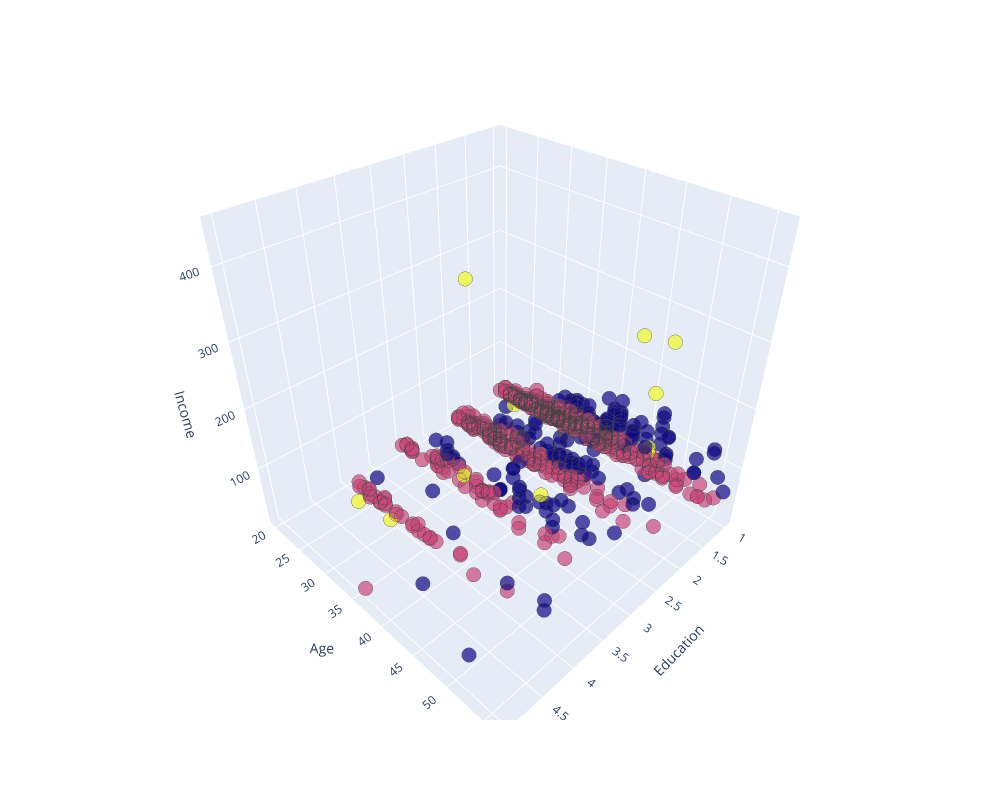

Here is the notebook cell this chart was saved with:
### Markdown cell above
We can also see this distribution in 3 dimensions for better understanding. Here, the education parameter will represent the third axis instead of the marker size.

### Code cell
# Create interactive 3D scatter plot
fig = px.scatter_3d(X, x=1, y=0, z=3, opacity=0.7, color=labels.astype(float))

fig.update_traces(marker=dict(size=5, line=dict(width=.25)), showlegend=False)
fig.update_layout(coloraxis_showscale=False, width=1000, height=800, scene=dict(
        xaxis=dict(title='Education'),
        yaxis=dict(title='Age'),
        zaxis=dict(title='Income')
    ))  # Remove color bar, resize plot

fig.show()

### Figure 1 — Plotly figure (JSON) as saved in the notebook; plotly's stock layout.template omitted (floating-point values rounded to 4 significant figures; data arrays with more than 128 entries replaced by an {"elided": "..."} marker saying what was removed)
{"data": [{"hovertemplate": "1=%{x}<br>0=%{y}<br>3=%{z}<br>color=%{marker.color}<extra></extra>", "legendgroup": "", "marker": {"color": {"elided": "700 int values"}, "coloraxis": "coloraxis", "line": {"width": 0.25}, "opacity": 0.7, "size": 5, "symbol": "circle"}, "mode": "markers", "name": "", "scene": "scene", "showlegend": false, "type": "scatter3d", "x": {"elided": "700 int values"}, "y": {"elided": "700 int values"}, "z": {"elided": "700 int values"}}], "layout": {"coloraxis": {"colorbar": {"title": {"text": "color"}}, "colorscale": [[0, "#0d0887"], [0.1111, "#46039f"], [0.2222, "#7201a8"], [0.3333, "#9c179e"], [0.4444, "#bd3786"], [0.5556, "#d8576b"], [0.6667, "#ed7953"], [0.7778, "#fb9f3a"], [0.8889, "#fdca26"], [1, "#f0f921"]], "showscale": false}, "height": 800, "legend": {"tracegroupgap": 0}, "margin": {"t": 60}, "scene": {"domain": {"x": [0, 1], "y": [0, 1]}, "xaxis": {"title": {"text": "Education"}}, "yaxis": {"title": {"text": "Age"}}, "zaxis": {"title": {"text": "Income"}}}, "width": 1000}}
